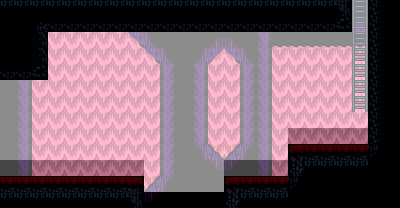

A 2D game scene composited from a Tiled map and its tileset images. What follows is a short description and the map's XML, with each tile layer's data collapsed to a summary:
An orthogonal 25x13 tile map with 16x16 px tiles, 5 tile layers (Back2, Back, Deafult, Front, ...), 2 tilesets and 21 objects (CHECKPOINT, BubbleGenerator, Insta Kill Object).

<map version="1.10" tiledversion="1.10.1" orientation="orthogonal" renderorder="right-down" width="25" height="13" tilewidth="16" tileheight="16" infinite="0" nextlayerid="14" nextobjectid="50">
 <properties>
  <property name="BottomSection" type="int" value="-1" />
  <property name="LeftSection" type="int" value="11" />
  <property name="Level" type="int" value="12" />
  <property name="RightSection" type="int" value="-1" />
  <property name="TopSection" type="int" value="13" />
 </properties>
 <tileset firstgid="1" source="../Level1_Tileset.tsx" />
 <tileset firstgid="801" source="../PathfindingLayout.tsx" />
 <layer id="11" name="Back2" width="25" height="13">
  <data>[325 cells, 186 non-empty, 3 distinct tile ids]</data>
 </layer>
 <layer id="3" name="Back" width="25" height="13">
  <data>[325 cells, 58 non-empty, 19 distinct tile ids]</data>
 </layer>
 <layer id="2" name="Deafult" width="25" height="13">
  <data>[325 cells, 7 non-empty, 1 distinct tile ids]</data>
 </layer>
 <layer id="1" name="Front" width="25" height="13">
  <data>[325 cells, 94 non-empty, 12 distinct tile ids]</data>
 </layer>
 <layer id="13" name="PathfindingLayout" width="25" height="13" opacity="0.55">
  <data>[325 cells, 325 non-empty, 3 distinct tile ids]</data>
 </layer>
 <objectgroup id="10" name="Objects">
  <object id="33" name="CHECKPOINT" x="56" y="176">
   <properties>
    <property name="Type" value="CheckPoint" />
   </properties>
   <point />
  </object>
  <object id="34" x="224" y="144">
   <properties>
    <property name="Size" type="int" value="0" />
    <property name="Type" value="DirtBlock" />
   </properties>
   <point />
  </object>
  <object id="35" x="240" y="144">
   <properties>
    <property name="Size" type="int" value="0" />
    <property name="Type" value="DirtBlock" />
   </properties>
   <point />
  </object>
  <object id="36" x="256" y="144">
   <properties>
    <property name="Size" type="int" value="0" />
    <property name="Type" value="DirtBlock" />
   </properties>
   <point />
  </object>
  <object id="37" x="272" y="144">
   <properties>
    <property name="Size" type="int" value="0" />
    <property name="Type" value="DirtBlock" />
   </properties>
   <point />
  </object>
  <object id="38" x="224" y="160">
   <properties>
    <property name="Size" type="int" value="0" />
    <property name="Type" value="DirtBlock" />
   </properties>
   <point />
  </object>
  <object id="39" x="240" y="160">
   <properties>
    <property name="Size" type="int" value="0" />
    <property name="Type" value="DirtBlock" />
   </properties>
   <point />
  </object>
  <object id="40" x="256" y="160">
   <properties>
    <property name="Size" type="int" value="0" />
    <property name="Type" value="DirtBlock" />
   </properties>
   <point />
  </object>
  <object id="41" x="272" y="160">
   <properties>
    <property name="Size" type="int" value="0" />
    <property name="Type" value="DirtBlock" />
   </properties>
   <point />
  </object>
  <object id="44" name="BubbleGenerator" x="184" y="240">
   <properties>
    <property name="Type" value="BubbleGenerator" />
   </properties>
   <point />
  </object>
  <object id="46" name="Insta Kill Object" x="144" y="208" width="80" height="32">
   <properties>
    <property name="Type" value="InstaKillObject" />
   </properties>
  </object>
 </objectgroup>
 <objectgroup id="8" name="Colliders">
  <object id="25" x="0" y="0" width="48" height="80">
   <properties>
    <property name="AFFECTING_LAYERS" value="PLAYER_LAYER" />
    <property name="OBJECT_LAYERS" value="GROUND_LAYER" />
   </properties>
  </object>
  <object id="26" x="48" y="0" width="304" height="32">
   <properties>
    <property name="AFFECTING_LAYERS" value="PLAYER_LAYER" />
    <property name="OBJECT_LAYERS" value="GROUND_LAYER" />
   </properties>
  </object>
  <object id="27" x="0" y="176" width="144" height="32">
   <properties>
    <property name="AFFECTING_LAYERS" value="PLAYER_LAYER" />
    <property name="OBJECT_LAYERS" value="GROUND_LAYER" />
   </properties>
  </object>
  <object id="28" x="224" y="176" width="64" height="32">
   <properties>
    <property name="AFFECTING_LAYERS" value="PLAYER_LAYER" />
    <property name="OBJECT_LAYERS" value="GROUND_LAYER" />
   </properties>
  </object>
  <object id="29" x="288" y="144" width="80" height="32">
   <properties>
    <property name="AFFECTING_LAYERS" value="PLAYER_LAYER" />
    <property name="OBJECT_LAYERS" value="GROUND_LAYER" />
   </properties>
  </object>
  <object id="30" x="368" y="0" width="16" height="144">
   <properties>
    <property name="AFFECTING_LAYERS" value="PLAYER_LAYER" />
    <property name="OBJECT_LAYERS" value="GROUND_LAYER" />
   </properties>
  </object>
  <object id="31" x="352" y="0" width="16" height="112">
   <properties>
    <property name="AFFECTING_LAYERS" value="USE_LADDER_LAYER" />
    <property name="OBJECT_LAYERS" value="LADDER_LAYER" />
   </properties>
  </object>
  <object id="47" x="128" y="208" width="16" height="32">
   <properties>
    <property name="AFFECTING_LAYERS" value="PLAYER_LAYER" />
    <property name="OBJECT_LAYERS" value="GROUND_LAYER" />
   </properties>
  </object>
  <object id="48" x="144" y="240" width="80" height="16">
   <properties>
    <property name="AFFECTING_LAYERS" value="PLAYER_LAYER" />
    <property name="OBJECT_LAYERS" value="GROUND_LAYER" />
   </properties>
  </object>
  <object id="49" x="224" y="208" width="16" height="32">
   <properties>
    <property name="AFFECTING_LAYERS" value="PLAYER_LAYER" />
    <property name="OBJECT_LAYERS" value="GROUND_LAYER" />
   </properties>
  </object>
 </objectgroup>
</map>
